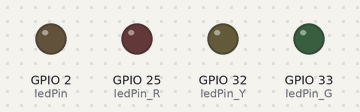
The sketch below on a simulated ESP32. Shown: output pins drawn as LEDs (lit = HIGH).

Above: at 1.3 s.
At 9.8 s:
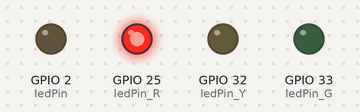
At 18.5 s:
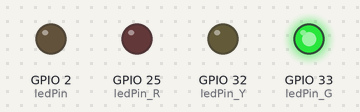
At 26.9 s:
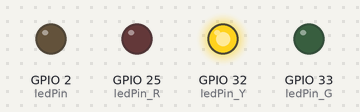
At 36.0 s:
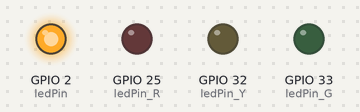
Timing chart, 0 to 42.1 s (numbered marks = the images above):
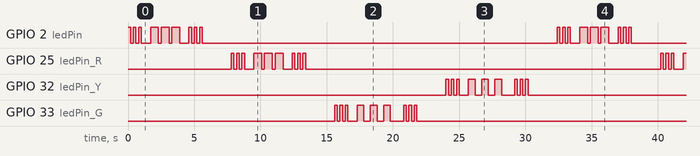

The sketch:

led_SOS.ino
```cpp
// 定义LED引脚，ESP32通常板载LED连接在GPIO 2
const int ledPin = 2;
const int ledPin_R=25;
const int ledPin_G=33;
const int ledPin_Y=32;

void setup(){
  Serial.begin(115200);
  pinMode(ledPin,OUTPUT);
  pinMode(ledPin_R,OUTPUT);
  pinMode(ledPin_G,OUTPUT);
  pinMode(ledPin_Y,OUTPUT);
}

void loop(){
  // S: 短闪3次
  for(int i=0; i<3; i++) { digitalWrite(ledPin, HIGH); delay(200); digitalWrite(ledPin, LOW); delay(200); }
  delay(500); // 字母间隔
// O: 长闪3次
  for(int i=0; i<3; i++) { digitalWrite(ledPin, HIGH); delay(600); digitalWrite(ledPin, LOW); delay(200); }
  delay(500);
// S: 短闪3次
  for(int i=0; i<3; i++) { digitalWrite(ledPin, HIGH); delay(200); digitalWrite(ledPin, LOW); delay(200); }
  delay(2000); // 单词间隔
   for(int i=0; i<3; i++) { digitalWrite(ledPin_R, HIGH); delay(200); digitalWrite(ledPin_R, LOW); delay(200); }
  delay(500); // 字母间隔
// O: 长闪3次
  for(int i=0; i<3; i++) { digitalWrite(ledPin_R, HIGH); delay(600); digitalWrite(ledPin_R, LOW); delay(200); }
  delay(500);
// S: 短闪3次
  for(int i=0; i<3; i++) { digitalWrite(ledPin_R, HIGH); delay(200); digitalWrite(ledPin_R, LOW); delay(200); }
  delay(2000); // 单词间隔
  for(int i=0;i<3;i++){digitalWrite(ledPin_G,HIGH);delay(200);digitalWrite(ledPin_G,LOW);delay(200);}
  delay(500);
  for(int i=0;i<3;i++){digitalWrite(ledPin_G,HIGH);delay(500);digitalWrite(ledPin_G,LOW);delay(500);}
  delay(500);
  for(int i=0;i<3;i++){digitalWrite(ledPin_G,HIGH);delay(200);digitalWrite(ledPin_G,LOW);delay(200);}
  delay(2000);
   for(int i=0;i<3;i++){digitalWrite(ledPin_Y,HIGH);delay(200);digitalWrite(ledPin_Y,LOW);delay(200);}
  delay(500);
  for(int i=0;i<3;i++){digitalWrite(ledPin_Y,HIGH);delay(500);digitalWrite(ledPin_Y,LOW);delay(500);}
  delay(500);
  for(int i=0;i<3;i++){digitalWrite(ledPin_Y,HIGH);delay(200);digitalWrite(ledPin_Y,LOW);delay(200);}
  delay(2000);


}
```

Measured:
- by itself, GPIO 2 (ledPin), GPIO 25 (ledPin_R): repeats every 32.4 s: 2 × (LOW 0.20 s, HIGH 0.20 s), LOW 0.70 s, 2 × (HIGH 0.60 s, LOW 0.20 s), HIGH 0.60 s, LOW 0.70 s, 2 × (HIGH 0.20 s, LOW 0.20 s), HIGH 0.20 s, LOW 26.8 s, HIGH 0.20 s
- by itself, GPIO 32 (ledPin_Y), GPIO 33 (ledPin_G): repeats every 32.4 s: 2 × (LOW 0.20 s, HIGH 0.20 s), LOW 0.70 s, 2 × (HIGH 0.50 s, LOW 0.50 s), HIGH 0.50 s, LOW 1.0 s, 2 × (HIGH 0.20 s, LOW 0.20 s), HIGH 0.20 s, LOW 26.2 s, HIGH 0.20 s
- by itself, everything shown: repeats every 32.4 s, in 72 steps
